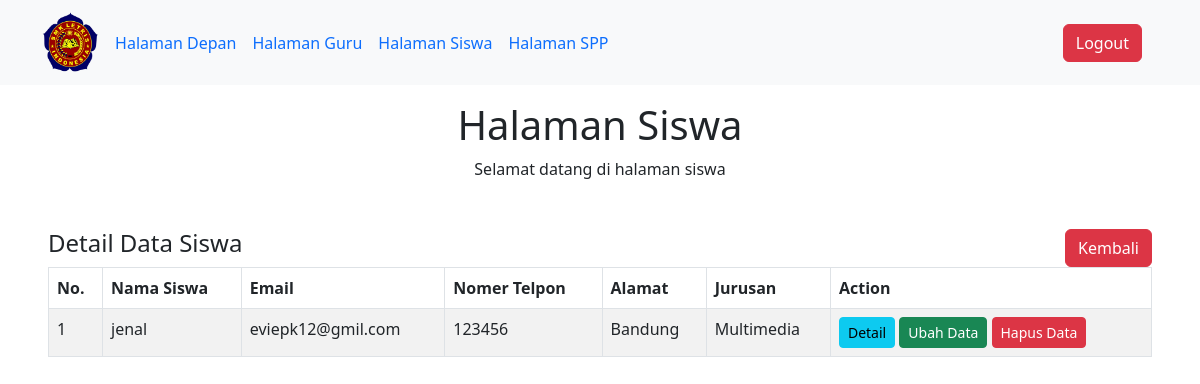
Page /views/mm_sorted.php (signed in) on the committed database.
### tables this page shows
CREATE TABLE `siswa` (
  `id` int(11) NOT NULL,
  `nama` varchar(255) NOT NULL,
  `email` varchar(255) NOT NULL,
  `no_hp` int(25) NOT NULL,
  `alamat` varchar(255) NOT NULL,
  `id_jurusan` int(11) NOT NULL,
  `spp` tinyint(1) NOT NULL DEFAULT 0
);

CREATE TABLE `jurusan` (
  `id` int(11) NOT NULL,
  `jurusan` varchar(255) NOT NULL
);

### views/mm_sorted.php (the view, shortened to what this page needs)
<?php
include("../includes/inc_header.php");
include "../includes/inc_koneksi.php";
?>
<div class="container text-center">
    <h1>Halaman Siswa</h1>
    <p>Selamat datang di halaman siswa</p>
</div>
<div class="card-body m-5">
    <table class="table table-bordered table-striped">
        <div class="card-header">
            <h4>Detail Data Siswa <a href="admin_depan.php" class="btn btn-danger float-end">Kembali</a> </h4>
        </div>
        <thead>
            <tr>
                <th>No.</th>
                <th>Nama Siswa</th>
                <th>Email</th>
                <th>Nomer Telpon</th>
                <th>Alamat</th>
                <th>Jurusan</th>
                <th>Action</th>
            </tr>
        </thead>
        <tbody>
            <?php
            $number = 1;
            $query = "SELECT
            siswa.id AS id_siswa,
            siswa.alamat AS alamat_siswa,
            siswa.nama AS nama_siswa,
            siswa.email AS email_siswa,
            siswa.no_hp AS no_hp_siswa,
            jurusan.jurusan AS nama_jurusan
            FROM siswa, jurusan WHERE jurusan.id = siswa.id_jurusan AND jurusan.id = 3";
            $query_run = mysqli_query($koneksi, $query);
            if (mysqli_num_rows($query_run) > 0) {
                foreach ($query_run as $siswa) {
            ?>
                    <tr>
                        <td>
                            <?= $number++ ?>
                        </td>
                        <td>
                            <?= $siswa['nama_siswa'] ?>
                        </td>
                        <td>
                            <?= $siswa['email_siswa'] ?>
                        </td>
                        <td>
                            <?= $siswa['no_hp_siswa'] ?>
                        </td>
                        <td>
                            <?= $siswa['alamat_siswa'] ?>
                        </td>
                        <td>
                            <?= $siswa['nama_jurusan'] ?>
                        </td>
                        <td>
                            <a href="crud_detail_siswa.php?id=<?= $siswa['id_siswa']; ?>" class="btn btn-info btn-sm">Detail</a>
                            <?php if (in_array("guru", $_SESSION['admin_akses'])) { ?>
                                <a href="crud_edit_siswa.php?id=<?= $siswa['id_siswa']; ?>" class="btn btn-success btn-sm">Ubah
                                    Data</a>
                                <form action="../controllers/controller_siswa.php" method="POST" class="d-inline">
                                    <button type="submit" name="hapus_data_siswa" value="<?= $siswa['id_siswa']; ?>" class="btn btn-danger btn-sm">Hapus Data</button>
                                </form>
                            <?php } ?>
                        </td>
                    </tr>
            <?php
                }
            } else {
                echo "<h5 style='color:red;'>Belum Ada Data Siswa</h5>";
            }
            ?>
        </tbody>
</div>
<?php
include("../includes/inc_footer.php");
?>

### rows in the picture
siswa: nama "jenal", email "eviepk12@gmil.com", no_hp "123456", alamat "Bandung", id_jurusan.jurusan "Multimedia", $siswa['id_siswa'] 13 (drawn)
